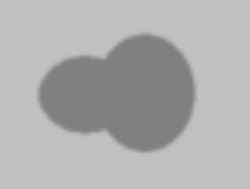
#> input picture src/img/default.bmp, 250 x 189 px
$ python RSF.py
#> lines starting #> are read from the running program, lines starting #| are printed output that depends on the picture; after the words box and inside, x2 and y2 are one past the last pixel; in counts of white or black regions, pixels touching at a corner belong together
# coding:utf-8
import sys
import numpy as np
import cv2
import matplotlib.pyplot as plt
import math


def DrawContour(LSF, p1, p2):
    plt.clf();
    plt.imshow(Image), plt.xticks([]), plt.yticks([]);
    plt.contour(LSF, [0], color=p1, linewidth=p2);
    plt.show(block=False), plt.pause(0.01);


def mat_math(intput, str):
    output = intput;
    for i in range(img.shape[0]):
        for j in range(img.shape[1]):
            if str == "atan":
                output[i, j] = math.atan(intput[i, j]);
            if str == "sqrt":
                output[i, j] = math.sqrt(intput[i, j]);
    return output;


def RSF(LSF, img, mu, nu, epison, step, lambda1, lambda2, kernel):
    Drc = (epison / math.pi) / (epison * epison + LSF * LSF);
    Hea = 0.5 * (1 + (2 / math.pi) * mat_math(LSF / epison, "atan"));
    Iy, Ix = np.gradient(LSF);
    s = mat_math(Ix * Ix + Iy * Iy, "sqrt");
    Nx = Ix / (s + 0.000001);
    Ny = Iy / (s + 0.000001);
    Mxx, Nxx = np.gradient(Nx);
    Nyy, Myy = np.gradient(Ny);
    cur = Nxx + Nyy;
    Length = nu * Drc * cur;

    Lap = cv2.Laplacian(LSF, -1);
    Penalty = mu * (Lap - cur);

    KIH = cv2.filter2D(Hea * img, -1, kernel);
    KH = cv2.filter2D(Hea, -1, kernel);
    f1 = KIH / KH;
    KIH1 = cv2.filter2D((1 - Hea) * img, -1, kernel);
    KH1 = cv2.filter2D(1 - Hea, -1, kernel);
    f2 = KIH1 / KH1;
    R1 = (lambda1 - lambda2) * img * img;
    R2 = cv2.filter2D(lambda1 * f1 - lambda2 * f2, -1, kernel);
    R3 = cv2.filter2D(lambda1 * f1 * f1 - lambda2 * f2 * f2, -1, kernel);
    RSFterm = -Drc * (R1 - 2 * R2 * img + R3);

    LSF = LSF + step * (Length + Penalty + RSFterm);
    # plt.imshow(s, cmap ='gray'),plt.show();
    return LSF;


Image = cv2.imread('img/default.bmp', 1);
#> Image is the input picture: shape (189, 250, 3); min 127, max 192, mean 174.3
image = cv2.cvtColor(Image, cv2.COLOR_BGR2GRAY)
img = np.float64(image)

# Kernel
sig = 3;
kernel = np.ones((sig * 4 + 1, sig * 4 + 1), np.float64) / (sig * 4 + 1) ** 2;

IniLSF = np.ones((img.shape[0], img.shape[1]), img.dtype);
IniLSF[30:80, 30:80] = -1;
IniLSF = -IniLSF;

Image = cv2.cvtColor(Image, cv2.COLOR_BGR2RGB);
plt.figure(1);
DrawContour(IniLSF, 'r', 2);  # Draw contour
#> in DrawContour, `plt.show(block=False), plt.pause(0.01);`:
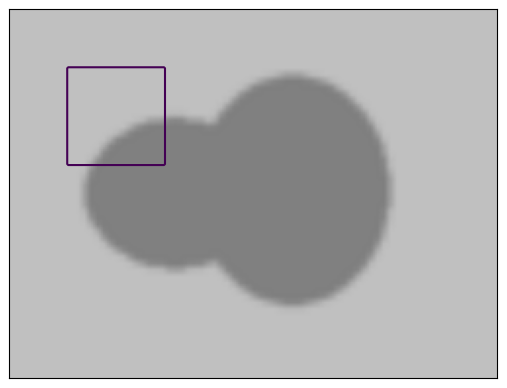
#> figure drawn by matplotlib, 1 panel

mu = 1;
nu = 0.003 * 255 * 255;
num = 50;
epison = 1;
step = 0.1;
lambda1 = lambda2 = 1;
LSF = IniLSF;

for i in range(1, num):
    LSF = RSF(LSF, img, mu, nu, epison, step, lambda1, lambda2, kernel);
    if i % 5 == 0:
        DrawContour(LSF, 'r', 2);
#> this loop made 49 passes
#> pass 1, in mat_math, `output = intput;`:
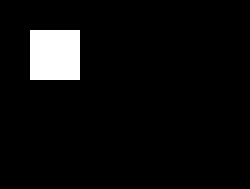
#> output: shape (189, 250) float64; values -1 (black) and 1 (white), 5.3% white; 1 white region, box (x1, y1, x2, y2) and area: (30, 30, 80, 80) 2500
#> pass 1, in RSF, `Iy, Ix = np.gradient(LSF);`:
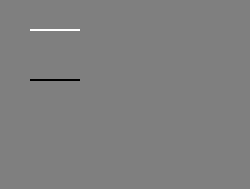
#> Iy: shape (189, 250) float64; min -1, max 1, mean 0; drawn with min black and max white
#> after the loop:
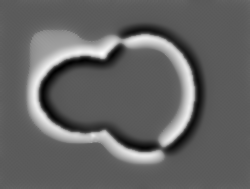
#> LSF: shape (189, 250) float64; min -19.33, max 20.5, mean -3.6; drawn with min black and max white
